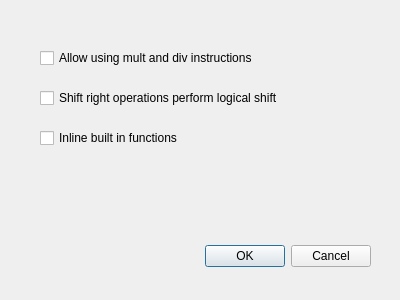
<?xml version="1.0" encoding="UTF-8"?>
<ui version="4.0">
 <class>SettingsPage</class>
 <widget class="QDialog" name="SettingsPage">
  <property name="geometry">
   <rect>
    <x>0</x>
    <y>0</y>
    <width>400</width>
    <height>300</height>
   </rect>
  </property>
  <property name="windowTitle">
   <string>Dialog</string>
  </property>
  <widget class="QDialogButtonBox" name="buttonBox">
   <property name="geometry">
    <rect>
     <x>30</x>
     <y>240</y>
     <width>341</width>
     <height>32</height>
    </rect>
   </property>
   <property name="orientation">
    <enum>Qt::Horizontal</enum>
   </property>
   <property name="standardButtons">
    <set>QDialogButtonBox::Cancel|QDialogButtonBox::Ok</set>
   </property>
  </widget>
  <widget class="QCheckBox" name="multCheckBox">
   <property name="geometry">
    <rect>
     <x>40</x>
     <y>50</y>
     <width>301</width>
     <height>16</height>
    </rect>
   </property>
   <property name="text">
    <string>Allow using mult and div instructions</string>
   </property>
  </widget>
  <widget class="QCheckBox" name="srlCheckBox">
   <property name="geometry">
    <rect>
     <x>40</x>
     <y>90</y>
     <width>301</width>
     <height>16</height>
    </rect>
   </property>
   <property name="text">
    <string>Shift right operations perform logical shift</string>
   </property>
  </widget>
  <widget class="QCheckBox" name="inlineCheckBox">
   <property name="geometry">
    <rect>
     <x>40</x>
     <y>130</y>
     <width>301</width>
     <height>16</height>
    </rect>
   </property>
   <property name="text">
    <string>Inline built in functions</string>
   </property>
  </widget>
 </widget>
 <resources/>
 <connections>
  <connection>
   <sender>buttonBox</sender>
   <signal>accepted()</signal>
   <receiver>SettingsPage</receiver>
   <slot>accept()</slot>
   <hints>
    <hint type="sourcelabel">
     <x>248</x>
     <y>254</y>
    </hint>
    <hint type="destinationlabel">
     <x>157</x>
     <y>274</y>
    </hint>
   </hints>
  </connection>
  <connection>
   <sender>buttonBox</sender>
   <signal>rejected()</signal>
   <receiver>SettingsPage</receiver>
   <slot>reject()</slot>
   <hints>
    <hint type="sourcelabel">
     <x>316</x>
     <y>260</y>
    </hint>
    <hint type="destinationlabel">
     <x>286</x>
     <y>274</y>
    </hint>
   </hints>
  </connection>
 </connections>
</ui>
